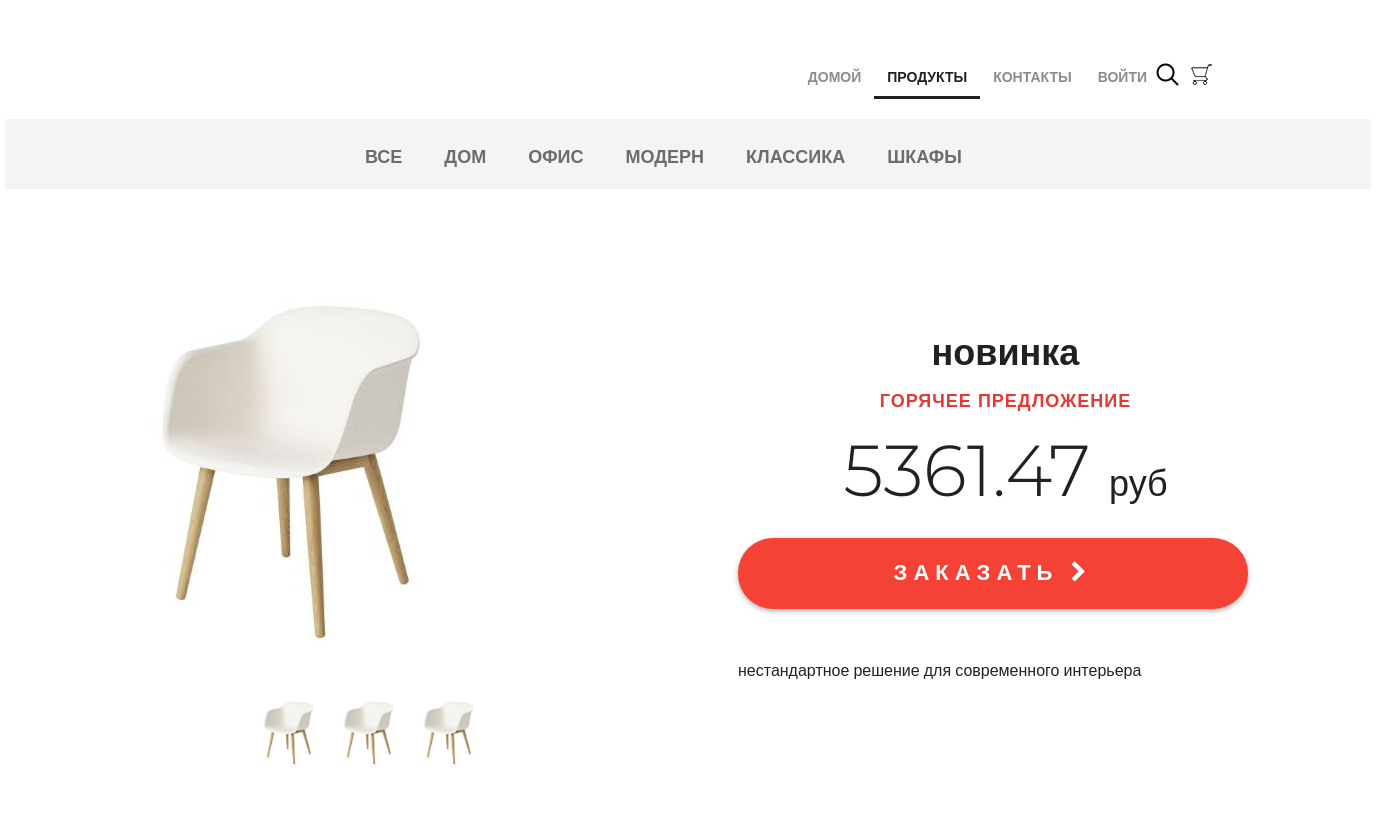
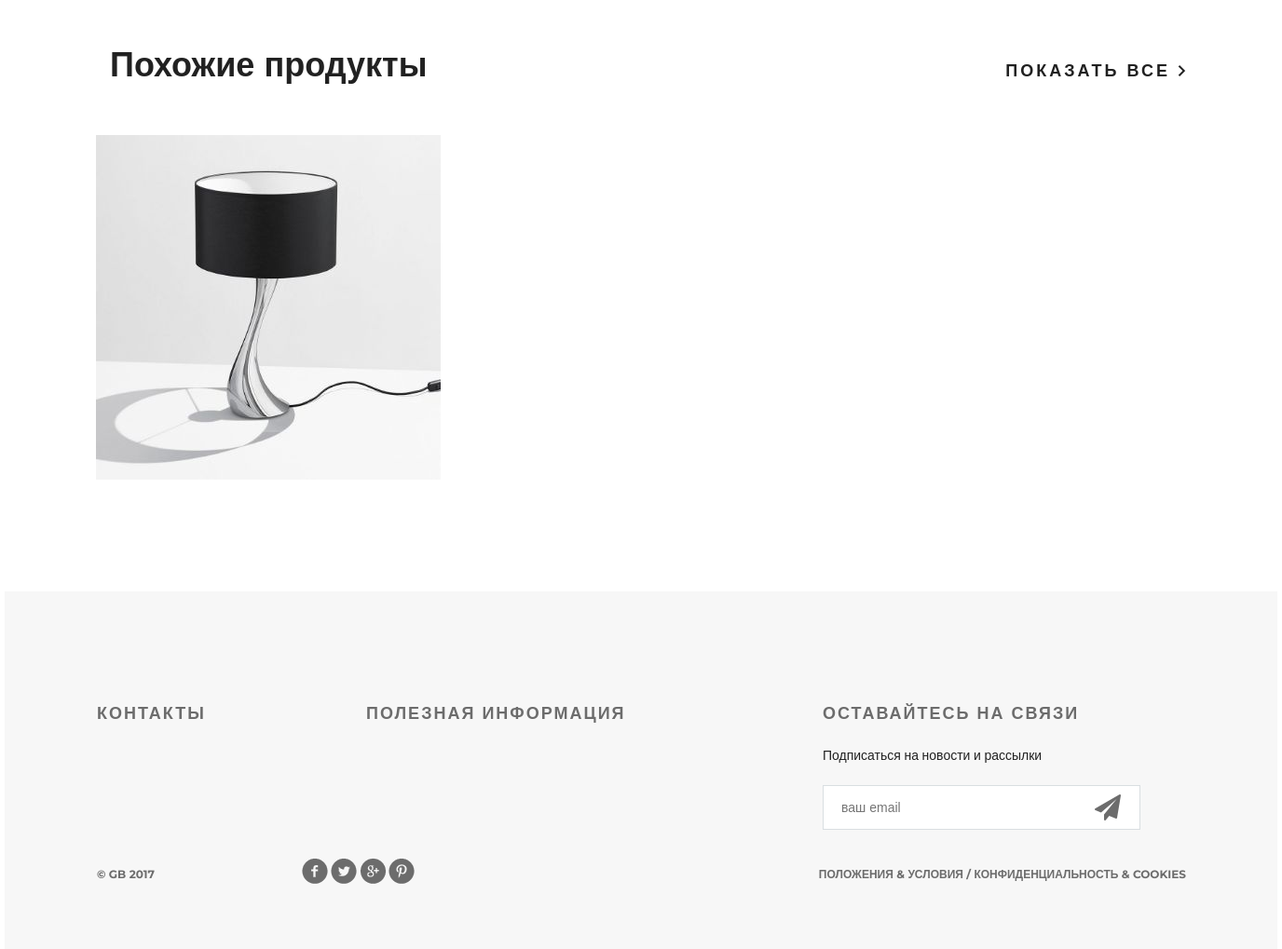
Screenshot of /products/ with the database file from the repository (2 pictures, top to bottom).
### mainapp/models.py (models this page shows, shortened)
class ProductCategory(models.Model):
    name = models.CharField(verbose_name='название категории', max_length=64, unique=True)
    description = models.TextField(verbose_name='описание категории', blank=True)
    is_active = models.BooleanField(default=True, verbose_name='категория активна')

class Product(models.Model):
    category = models.ForeignKey(ProductCategory, on_delete=models.CASCADE)
    name = models.CharField(verbose_name='имя продукта', max_length=128)
    image = models.ImageField(upload_to='products_images', blank=True)
    short_desc = models.CharField(verbose_name='краткое описание продукта', max_length=60, blank=True)
    description = models.TextField(verbose_name='описание продукта', blank=True)
    price = models.DecimalField(verbose_name='цена продукта', max_digits=8, decimal_places=2, default=0)
    quantity = models.PositiveIntegerField(verbose_name='количество на складе', default=0)
    is_active = models.BooleanField(default=True, verbose_name='товар активен')

### mainapp/views.py (the view, shortened to what this page needs)
# urls.py: path('products/', include('mainapp.urls', namespace='products')),
def products(request, pk=None, page=1):
    title = 'продукты'
    links_menu = ProductCategory.objects.all()
    basket = get_basket(request.user)
    hot_product = get_hot_product()
    same_products = get_same_products(hot_product)
    content = {
        'title': title,
        'links_menu': links_menu,
        'hot_product': hot_product,
        'same_products': same_products,
        'basket': basket,
    }
    return render(request, 'mainapp/products.html', content)

### mainapp/views.py (called while the page is built)
def get_basket(user):
    if user.is_authenticated:
        return Basket.objects.filter(user=user)
    else:
        return []

def get_hot_product():
    products = Product.objects.filter(category__is_active=True)
    return random.sample(list(products), 1)[0]

def get_same_products(hot_product):
    same_products = Product.objects.filter(category=hot_product.category).exclude(pk=hot_product.pk)[:3]
    return same_products

### mainapp/templates/mainapp/products.html (shortened to what this page needs)
{% extends 'mainapp/base.html' %}
{% load static %}
{% block content %}
    <div class="details">
        <div class="links clearfix">
            {% include 'mainapp/includes/inc_categories_menu.html' %}
        </div>
        <div class="details-products">
            <div class="details-slider">
                <div class="slider-product">
                    <img src="/media/{{ hot_product.image }}">
                </div>
                <div class="slider-control">
                    <div class="block">
                        <a href="#"><img src="/media/{{ hot_product.image }}" alt="">
                        </a>
                    </div>
                    <div class="block">
                        <a href="#"><img src="/media/{{ hot_product.image }}" alt="">
                        </a>
                    </div>
                    <div class="block">
                        <a href="#"><img src="/media/{{ hot_product.image }}" alt="">
                        </a>
                    </div>
                </div>
            </div>
            <div class="description">
                <h3 class="big-bold">{{ hot_product.name }}</h3>
                <h3 class="red">горячее предложение</h3>
                <p class="price"> {{ hot_product.price }} <span>руб</span></p>
                <a href="{% url 'basket:add' hot_product.pk %}" class="red-button">
                    заказать <i class="fa fa-chevron-right" aria-hidden="true"></i>
                </a>
                <div class="description-text">
                    {{ hot_product.description }}
                </div>
            </div>
        </div>
        <div class="related">
            <div class="title clearfix">
                <h2>Похожие продукты</h2>
                <a class="explore" href="#">показать все <img src="{% static 'img/arrow.png' %}" alt=""></a>
            </div>
            <div class="related-products clearfix">
                {% for product in same_products %}
                    <div class="block">
                        <a href="{% url 'products:product' product.pk %}">
                            <img src="/media/{{ product.image }}" alt="{{ product.short_desc }}">
                        </a>
                    </div>
                {% endfor %}
            </div>
        </div>
    </div>
    <div class="clr"></div>
{% endblock %}

### mainapp/templates/mainapp/base.html (shortened to what this page needs)
{% load static %}
<!DOCTYPE html>
<html>
<head>
    {% block css %}
        <link rel="stylesheet" href="{% static 'fonts/font-awesome/css/font-awesome.css' %}">
        <link rel="stylesheet" type="text/css" href="{% static 'css/style.css' %}">
    {% endblock %}
</head>
<body>
	<div class="container">
		{% block menu %}
			<div class="hero-white">
				<div class="header clearfix">
					{% include 'mainapp/includes/inc_menu.html' %}
				</div>
			</div>
        {% endblock %}
        <div class="content">
        {% block content %}
        {% endblock %}
        </div>
	</div>
    {% block footer %}
    <div class="footer">
        <div class="clearfix">
            <div class="text-footer">
                <h3>контакты</h3>
            </div>
            <div class="text-footer">
                <h3>полезная информация</h3>
            </div>
            <div class="text-footer clearfix">
                <h3>Оставайтесь на связи</h3>
                <p>Подписаться на новости и рассылки</p>
                <form>
                    <input type="email" name="email" placeholder="ваш email">
                    <a href="#"><i class="fa fa-paper-plane fa-2x" aria-hidden="true"></i></a>
                </form>
            </div>
        </div>
        <p class="small">&copy; GB 2017</p>
        <div class="social">
            <a href="#" class="social1"></a>
            <a href="#" class="social2"></a>
            <a href="#" class="social3"></a>
            <a href="#" class="social4"></a>
        </div>
        <p class="small">Положения &amp; Условия  /  Конфиденциальность &amp; Cookies</p>
    </div>
    {% endblock %}
</body>
</html>

### mainapp/templates/mainapp/includes/inc_menu.html (shortened to what this page needs)
<ul class="menu">
    <li>
        <a href="{% url 'main' %}" class="{% if request.resolver_match.url_name == 'main' %}active{% endif %}">
            домой
        </a>
    </li>
    <li>
        <a href="{% url 'products:index' %}" class="{% if request.resolver_match.namespace == 'products' %}active{% endif %}">
            продукты
        </a>
    </li>
    <li>
        <a href="{% url 'contacts' %}" class="{% if request.resolver_match.url_name == 'contacts' %}active{% endif %}">
            контакты
        </a>
    </li>
    <li>
        {% if user.is_authenticated %}
            <a href="{% url 'auth:logout' %}">выйти</a>
        {% else %}
            <a href="{% url 'auth:login' %}">войти</a>
        {% endif %}
    </li>
</ul>
<a href="#" class="search"></a>
<a href="{% url 'basket:view' %}" class="basket">
</a>

### mainapp/templates/mainapp/includes/inc_categories_menu.html
<ul class="links-menu">
    <li>
        <a href="{% url 'products:category' 0 %}" class="{% if request.resolver_match.kwargs.pk == 0 %}active{% endif %}">
            все
        </a>
    </li>
    {% for link in links_menu %}
        <li>
            <a href="{% url 'products:category' link.pk %}" class="{% if request.resolver_match.kwargs.pk == link.pk %}active{% endif %}">
                {{ link.name }}
            </a>
        </li>
    {% endfor %}
</ul>

### rows the page displays
ProductCategory: name "ДОМ"
ProductCategory: name "ОФИС"
ProductCategory: name "МОДЕРН"
ProductCategory: name "КЛАССИКА"
ProductCategory: name "ШКАФЫ"
Product: image (picture), name "новинка", price "5361.47", description "нестандартное решение для современного интерьера"
Product: image (picture)
